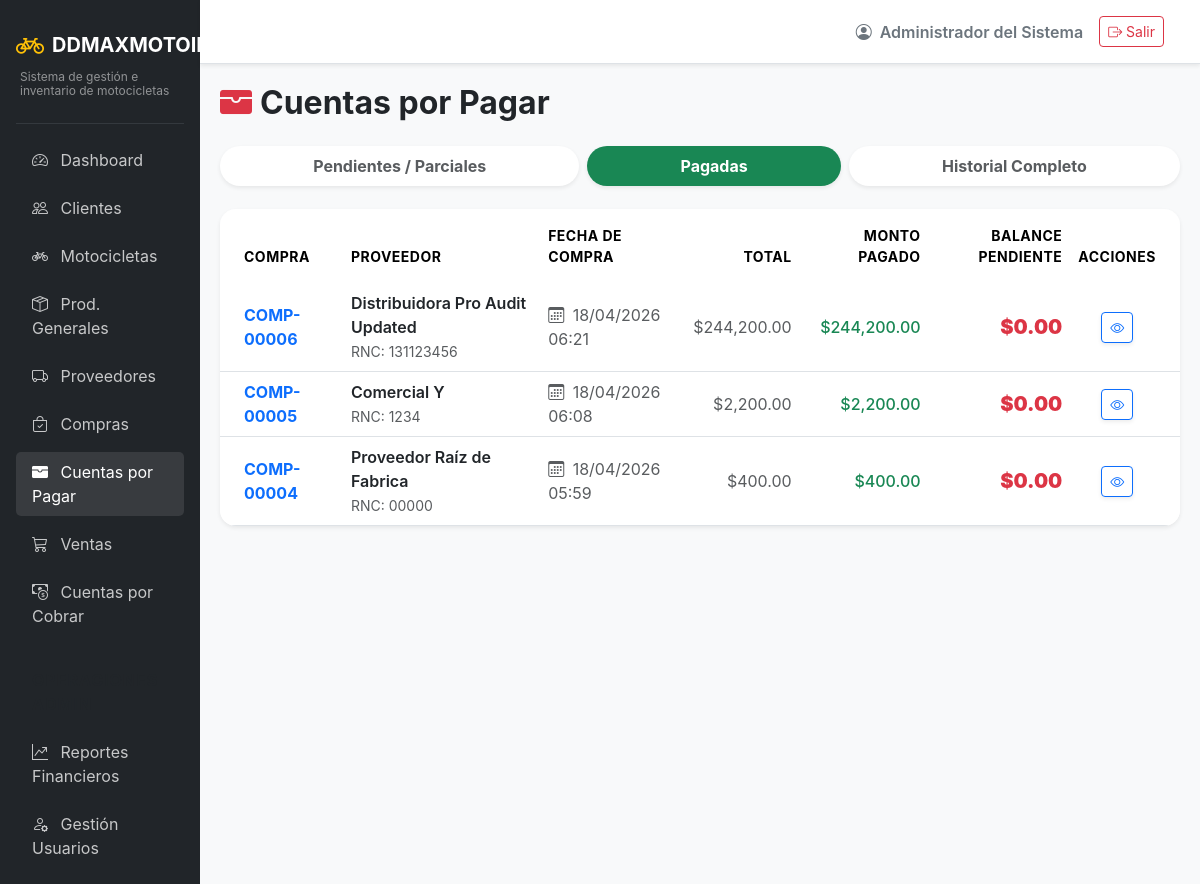
The page /payables/?estado=pagadas (signed in) on the database its author committed.
### app/models/auth.py (models this page shows, shortened)
class Usuarios(UserMixin, db.Model):
    __tablename__ = 'usuarios'
    id = db.Column(db.Integer, primary_key=True)
    usuario = db.Column(db.String(50), unique=True, nullable=False)
    password_hash = db.Column(db.String(255), nullable=False)
    rol_id = db.Column(db.Integer, db.ForeignKey('roles.id'), nullable=False)
    estado = db.Column(db.String(20), default='activo') # activo/inactivo
    nombre = db.Column(db.String(100), nullable=False)
    created_at = db.Column(db.DateTime, default=datetime.utcnow)
    updated_at = db.Column(db.DateTime, default=datetime.utcnow, onupdate=datetime.utcnow)

### app/models/finance.py (models this page shows)
class CuentasPorPagar(db.Model):
    __tablename__ = 'cuentas_por_pagar'
    id = db.Column(db.Integer, primary_key=True)
    compra_id = db.Column(db.Integer, db.ForeignKey('compras.id'), nullable=False)
    proveedor_id = db.Column(db.Integer, db.ForeignKey('proveedores.id'), nullable=False)
    monto_total = db.Column(db.Numeric(12, 2), nullable=False)
    saldo = db.Column(db.Numeric(12, 2), nullable=False)
    estado = db.Column(db.String(20), default='pendiente') # pendiente, parcial, pagada
    created_at = db.Column(db.DateTime, default=datetime.utcnow)
    proveedor = db.relationship('Proveedores', backref='cuentas_por_pagar')
    compra = db.relationship('Compras', backref='cuenta_por_pagar', uselist=False)
    cuotas = db.relationship('CuotasPorPagar', backref='cuenta', lazy=True)

### app/models/transactions.py (models this page shows)
class Compras(db.Model):
    __tablename__ = 'compras'
    id = db.Column(db.Integer, primary_key=True)
    proveedor_id = db.Column(db.Integer, db.ForeignKey('proveedores.id'), nullable=False)
    fecha = db.Column(db.DateTime, default=datetime.utcnow)
    tipo = db.Column(db.String(20), nullable=False, server_default='contado') # contado, credito
    costo_total = db.Column(db.Numeric(12, 2), nullable=False)
    pago_inicial = db.Column(db.Numeric(12, 2), default=0)
    metodo_pago = db.Column(db.String(50))
    estado = db.Column(db.String(20), default='pendiente') # pendiente, anulada, pagada, parcial
    created_at = db.Column(db.DateTime, default=datetime.utcnow)
    proveedor = db.relationship('Proveedores', backref='compras')
    detalles = db.relationship('DetalleCompra', backref='compra', lazy=True)

### app/models/entities.py (models this page shows)
class Proveedores(db.Model):
    __tablename__ = 'proveedores'
    id = db.Column(db.Integer, primary_key=True)
    nombre = db.Column(db.String(150), unique=True, nullable=False)
    rnc = db.Column(db.String(50))
    telefono = db.Column(db.String(20))
    direccion = db.Column(db.String(255))
    contacto = db.Column(db.String(100))
    estado = db.Column(db.String(20), default='activo')
    created_at = db.Column(db.DateTime, default=datetime.utcnow)

### app/routes/payables.py (the view)
@payables_bp.route('/')
@login_required
def list_accounts():
    estado = request.args.get('estado', 'pendientes')
    if estado == 'pagadas':
        cuentas = CuentasPorPagar.query.options(joinedload(CuentasPorPagar.proveedor), joinedload(CuentasPorPagar.compra)).filter(CuentasPorPagar.estado == 'pagada').order_by(CuentasPorPagar.created_at.desc()).all()
    elif estado == 'todas':
        cuentas = CuentasPorPagar.query.options(joinedload(CuentasPorPagar.proveedor), joinedload(CuentasPorPagar.compra)).order_by(CuentasPorPagar.created_at.desc()).all()
    else:
        cuentas = CuentasPorPagar.query.options(joinedload(CuentasPorPagar.proveedor), joinedload(CuentasPorPagar.compra)).filter(CuentasPorPagar.estado != 'pagada').order_by(CuentasPorPagar.created_at.desc()).all()
    return render_template('payables/list.html', cuentas=cuentas, estado_actual=estado)

### app/models/auth.py (called while the page is built)
@login_manager.user_loader
def load_user(user_id):
    return db.session.get(Usuarios, int(user_id))

### app/templates/payables/list.html (shortened to what this page needs)
{% extends "base.html" %}
{% block content %}
<div class="d-flex justify-content-between align-items-center mb-4">
    <h2 class="fw-bold mb-0 text-dark"><i class="bi bi-wallet-fill text-danger me-2"></i>Cuentas por Pagar</h2>
</div>
<ul class="nav nav-tabs nav-fill mb-4 border-0 gap-2">
    <li class="nav-item">
        <a class="nav-link rounded-pill fw-bold border-0 shadow-sm {% if estado_actual == 'pendientes' %}active bg-danger text-white{% else %}bg-white text-muted{% endif %}" href="{{ url_for('payables.list_accounts', estado='pendientes') }}">
            Pendientes / Parciales
        </a>
    </li>
    <li class="nav-item">
        <a class="nav-link rounded-pill fw-bold border-0 shadow-sm {% if estado_actual == 'pagadas' %}active bg-success text-white{% else %}bg-white text-muted{% endif %}" href="{{ url_for('payables.list_accounts', estado='pagadas') }}">
            Pagadas
        </a>
    </li>
    <li class="nav-item">
        <a class="nav-link rounded-pill fw-bold border-0 shadow-sm {% if estado_actual == 'todas' %}active bg-dark text-white{% else %}bg-white text-muted{% endif %}" href="{{ url_for('payables.list_accounts', estado='todas') }}">
            Historial Completo
        </a>
    </li>
</ul>
<div class="card border-0 shadow-sm rounded-4 overflow-hidden">
    <div class="card-body p-0">
        <div class="table-responsive">
            <table class="table table-hover align-middle mb-0">
                <thead class="bg-light text-muted small text-uppercase" style="letter-spacing: 0.5px;">
                    <tr>
                        <th class="ps-4 py-3 border-0">Compra</th>
                        <th class="py-3 border-0">Proveedor</th>
                        <th class="py-3 border-0">Fecha de Compra</th>
                        <th class="text-end py-3 border-0">Total</th>
                        <th class="text-end py-3 border-0">Monto Pagado</th>
                        <th class="text-end py-3 border-0">Balance Pendiente</th>
                        <th class="text-center pe-4 py-3 border-0">Acciones</th>
                    </tr>
                </thead>
                <tbody class="border-top-0">
                    {% for cuenta in cuentas %}
                    <tr>
                        <td class="ps-4 fw-bold">
                            <a href="{{ url_for('payables.detail_account', id=cuenta.id) }}" class="text-decoration-none">
                                COMP-{{ "{:05d}".format(cuenta.compra.id) }}
                            </a>
                        </td>
                        <td>
                            <span class="d-block fw-semibold text-dark">{{ cuenta.proveedor.nombre }}</span>
                            <span class="text-muted small">RNC: {{ cuenta.proveedor.rnc }}</span>
                        </td>
                        <td class="text-muted"><i class="bi bi-calendar3 me-1"></i> {{ cuenta.created_at.strftime('%d/%m/%Y %H:%M') if cuenta.created_at else 'N/A' }}</td>
                        <td class="text-end text-muted">${{ "{:,.2f}".format(cuenta.monto_total) }}</td>
                        {% set pagado = cuenta.monto_total - cuenta.saldo %}
                        <td class="text-end text-success fw-medium">${{ "{:,.2f}".format(pagado) }}</td>
                        <td class="text-end fw-black text-danger fs-5">${{ "{:,.2f}".format(cuenta.saldo) }}</td>
                        <td class="text-center pe-4">
                            <div class="btn-group" role="group">
                                <a href="{{ url_for('payables.detail_account', id=cuenta.id) }}" class="btn btn-sm btn-outline-primary shadow-sm" title="Ver Detalles">
                                    <i class="bi bi-eye"></i>
                                </a>
                            </div>
                        </td>
                    </tr>
                    {% endfor %}
                </tbody>
            </table>
        </div>
    </div>
</div>
{% endblock %}

### app/templates/base.html (shortened to what this page needs)
<!DOCTYPE html>
<html lang="es">
<head>
    <link href="https://cdn.jsdelivr.net/npm/bootstrap@5.3.2/dist/css/bootstrap.min.css" rel="stylesheet">
    <link href="https://cdn.jsdelivr.net/npm/bootstrap-icons@1.11.1/font/bootstrap-icons.css" rel="stylesheet">
</head>
<body>
    <div class="container-fluid p-0">
        <div class="row g-0">
            <div class="col-md-2 sidebar d-none d-md-block p-3">
                <a href="{{ url_for('main.dashboard') }}" class="text-decoration-none d-flex flex-column mb-4 mt-2">
                    <div class="d-flex align-items-center">
                        <i class="bi bi-bicycle fs-3 text-warning me-2"></i>
                        <span class="fs-5 text-white fw-bold">DDMAXMOTOIMPORT</span>
                    </div>
                    <div class="text-white-50 mt-1 ps-1" style="font-size: 0.75rem; line-height: 1.2;">Sistema de gestión e inventario de motocicletas</div>
                </a>
                <hr class="text-secondary">
                <ul class="nav flex-column gap-2">
                    <li class="nav-item">
                        <a class="nav-link {% if request.endpoint and request.endpoint.startswith('main.') %}active{% endif %}" href="{{ url_for('main.dashboard') }}">
                            <i class="bi bi-speedometer2 me-2"></i> Dashboard
                        </a>
                    </li>
                    <li class="nav-item">
                        <a class="nav-link {% if request.endpoint and request.endpoint.startswith('clients.') %}active{% endif %}" href="{{ url_for('clients.list_clients') }}">
                            <i class="bi bi-people me-2"></i> Clientes
                        </a>
                    </li>
                    <li class="nav-item">
                        <a class="nav-link {% if request.endpoint and request.endpoint.startswith('inventory.') and 'product' not in request.endpoint %}active{% endif %}" href="{{ url_for('inventory.list_motorcycles') }}">
                            <i class="bi bi-bicycle me-2"></i> Motocicletas
                        </a>
                    </li>
                    <li class="nav-item">
                        <a class="nav-link {% if request.endpoint and request.endpoint.startswith('inventory.') and 'product' in request.endpoint %}active{% endif %}" href="{{ url_for('inventory.list_products') }}">
                            <i class="bi bi-box-seam me-2"></i> Prod. Generales
                        </a>
                    </li>
                    <li class="nav-item">
                        <a class="nav-link {% if request.endpoint and request.endpoint.startswith('suppliers.') %}active{% endif %}" href="{{ url_for('suppliers.list_suppliers') }}">
                            <i class="bi bi-truck me-2"></i> Proveedores
                        </a>
                    </li>
                    <li class="nav-item">
                        <a class="nav-link {% if request.endpoint and request.endpoint.startswith('purchases.') %}active{% endif %}" href="{{ url_for('purchases.list_purchases') }}">
                            <i class="bi bi-bag-check me-2"></i> Compras
                        </a>
                    </li>
                    <li class="nav-item">
                        <a class="nav-link {% if request.endpoint and request.endpoint.startswith('payables.') %}active{% endif %}" href="{{ url_for('payables.list_accounts') }}">
                            <i class="bi bi-wallet-fill me-2"></i> Cuentas por Pagar
                        </a>
                    </li>
                    <li class="nav-item">
                        <a class="nav-link {% if request.endpoint and request.endpoint.startswith('sales.') %}active{% endif %}" href="{{ url_for('sales.list_sales') }}">
                            <i class="bi bi-cart3 me-2"></i> Ventas
                        </a>
                    </li>
                    <li class="nav-item">
                        <a class="nav-link {% if request.endpoint and request.endpoint.startswith('accounts.') %}active{% endif %}" href="{{ url_for('accounts.list_accounts') }}">
                            <i class="bi bi-cash-coin me-2"></i> Cuentas por Cobrar
                        </a>
                    </li>
                    {% if current_user.is_authenticated and current_user.rol.nombre|upper in ['ADMIN', 'ADMINISTRADOR'] %}
                    <li class="nav-item mt-3">
                        <span class="nav-link text-uppercase small fw-bold text-muted" style="letter-spacing: 1px;">Operaciones Admin</span>
                    </li>
                    <li class="nav-item">
                        <a class="nav-link {% if request.endpoint and request.endpoint.startswith('reports.') %}active{% endif %}" href="{{ url_for('reports.sales_report') }}">
                            <i class="bi bi-graph-up-arrow me-2"></i> Reportes Financieros
                        </a>
                    </li>
                    <li class="nav-item">
                        <a class="nav-link" href="#" onclick="alert('Módulo de usuarios en desarrollo'); return false;">
                            <i class="bi bi-person-gear me-2"></i> Gestión Usuarios
                        </a>
                    </li>
                    {% endif %}
                </ul>
            </div>
            <div class="col-md-10 d-flex flex-column vh-100">
                <nav class="navbar navbar-expand-lg navbar-light bg-white border-bottom shadow-sm px-4 py-3">
                    <div class="container-fluid">
                        <div class="ms-auto d-flex align-items-center">
                            <span class="me-3 fw-semibold text-secondary">
                                <i class="bi bi-person-circle me-1"></i> {{ current_user.nombre }}
                            </span>
                            <a href="{{ url_for('auth.logout') }}" class="btn btn-outline-danger btn-sm">
                                <i class="bi bi-box-arrow-right"></i> Salir
                            </a>
                        </div>
                    </div>
                </nav>
                <main class="content-area flex-grow-1 overflow-auto">
                    {% block content %}{% endblock %}
                </main>
            </div>
        </div>
    </div>
</body>
</html>

### app/templates/base.html (style rules this page uses)
body { background-color: #f8f9fa; font-family: 'Inter', sans-serif; }
.sidebar { background-color: #212529; min-height: 100vh; color: #fff; }
.sidebar .nav-link { color: rgba(255,255,255,.75); transition: 0.3s; }
.sidebar .nav-link:hover, .sidebar .nav-link.active { color: #fff; background: rgba(255,255,255,.1); border-radius: 5px; }
.content-area { padding: 20px; }

### app/templates/payables/list.html (style rules this page uses)
.fw-black { font-weight: 900; }

### rows shown on the page
Usuarios: nombre "Administrador del Sistema"
CuentasPorPagar: proveedor.nombre "Distribuidora Pro Audit Updated", proveedor.rnc "131123456", created_at "18/04/2026 06:21", monto_total "244,200.00", saldo "0.00"
Compras: compra.id "00006"
CuentasPorPagar: proveedor.nombre "Comercial Y", proveedor.rnc "1234", created_at "18/04/2026 06:08", monto_total "2,200.00", saldo "0.00"
Compras: compra.id "00005"
CuentasPorPagar: proveedor.nombre "Proveedor Raíz de Fabrica", proveedor.rnc "00000", created_at "18/04/2026 05:59", monto_total "400.00", saldo "0.00"
Compras: compra.id "00004"
